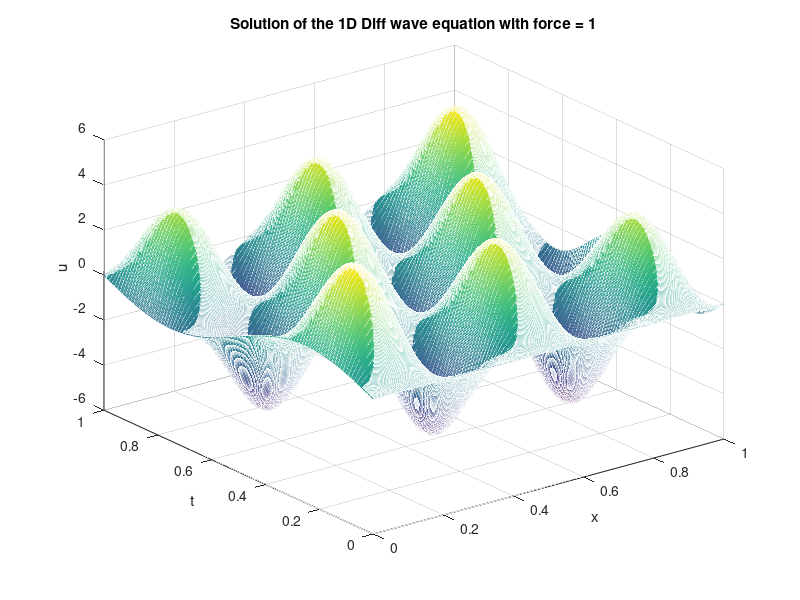
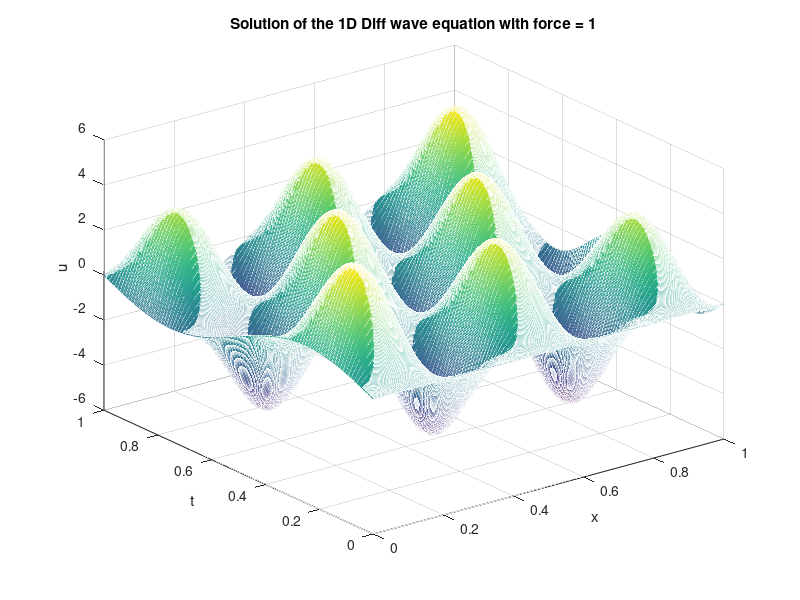
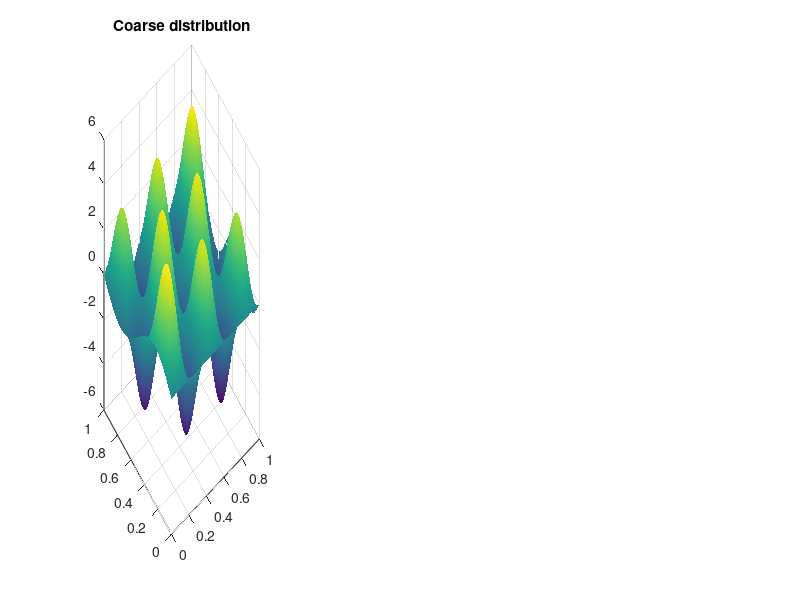

Reproduce these figures in MATLAB, in order. (Note: this script raises an error after producing the figures.)
clear; close all; clc;

%% Global parameters
E = 1;
S = 1;
if_force = 1;
alpha = 5;

%% Grid definition

L = 1.0; % length of the domain
T = 1.0; % final time
nx = 1000; % number of grid points
nt = 100; % number of time steps

lx0 = 0.0; % left boundary
lt0 = 0.0; % initial time
xf  = linspace(0,T,nx);    % fine discretisation
xc  = linspace(0,T,nx/10); % coarse discretisation
tf  = linspace(0,T,nt);     % fine discretisation
tc  = linspace(0,T,nt/10);

dx = L/(nx-1); % grid spacing
dt = T/(nt-1); % time step

Ix = sparse(nx, nx);
It = sparse(nt, nt);

%%%%%%%%%%%%%%%%%%%%%%%%%%%%%%%%%%%%%%%%%%%%%%%%%%%%%%%%%%%%%%
%% Time steps
lx = lx0:dx:L; % grid points
lt = lt0:dt:T; % time points

%% Matrix initialization
f = sparse(nx, nt); % force matrix 
K = sparse(nx, nx); % stiffness matrix
u = sparse(nx, nt); % solution matrix

%% discrete initial condition
ud0d = sin(2*pi*lt)/T; % initial condition
udLd = -sin(4*pi*lt)/T; % boundary condition

%% discrete force
if if_force==1
    f = (1e3 * (sin(3*pi*lt)/T)' * (sin(5*pi*lx)/L))';
    [mesh_x_f,mesh_t_f] = meshgrid(tf,xf);
    [mesh_x_g,mesh_t_g] = meshgrid(tc,xc);
    %fg = 10*rand(nt/10,nx/10);
    %f = interp2(mesh_x_g,mesh_t_g,fg,mesh_x_f,mesh_t_f,'spline');
end
%%%%%%%%%%%%%%%%%%%%%%%%%%%%%%%%%%%%%%%%%%%%%%%%%%%%%%%%%%%%%%

%% Constructing the Identities for Assembly

mx = dx/6*[2 1; 1 2];
mt = dt/6*[2 1; 1 2];

for i = 1:nx-1
    Ix(i:i+1, i:i+1) = Ix(i:i+1, i:i+1) + mx;
end
for i = 1:nt-1
    It(i:i+1, i:i+1) = It(i:i+1, i:i+1) + mt;
end

%%%%%%%%%%%%%%%%%%%%%%%%%%%%%%%%%%%%%%%%%%%%%%%%%%%%%%%%%%%%%%
%% Assembly of F, K and P

M = alpha*Ix;

F = Ix * f;
ke = 1/dx*[1 -1; -1 1];

for i = 1:nx-1
    K(i:i+1, i:i+1) = K(i:i+1, i:i+1) + ke;
end

P = K + M/dt;
%%%%%%%%%%%%%%%%%%%%%%%%%%%%%%%%%%%%%%%%%%%%%%%%%%%%%%%%%%%%%%
%% Refactoring the solution matrix
u(1, :) = ud0d;
u(end, :) = udLd;
dof_b = [1, nx];
dof_u = setdiff(1:nx, dof_b);
Puu = P(dof_u, dof_u);
Pub = P(dof_u, dof_b);
Pbu = P(dof_b, dof_u);
Pbb = P(dof_b, dof_b);
Muu = M(dof_u, dof_u);


Fu = F(dof_u, :);
for i=2:nt
    u(dof_u, i) = Puu\(Fu(:, i) + Muu *u(dof_u, i-1)/dt - Pub*u(dof_b, i));
end


figure
[lx_mesh, lt_mesh] = meshgrid(lx, lt);
mesh(lx_mesh, lt_mesh, u');
xlabel('x')
ylabel('t')
zlabel('u')
title(['Solution of the 1D Diff wave equation with force = ', num2str(if_force)]);
saveas(gcf, strcat('../Final Report/assets/TP2_ref_Dif_solution_', num2str(if_force), '.png'));
saveas(gcf, strcat('assets/TP2_ref_Dif_solution_', num2str(if_force), '.png'));

%%%%%%%%%%%%%%%%%%%%%%%%%%%%%%%%%%%%%%%%%%%%%%%%%%%%%%%%%%%%%%
% Plot collectively
figure(2)
subplot(1,3,1)
surf(lx_mesh,lt_mesh,u')
title("Coarse distribution")
shading interp

% Plot individual modes
figure(3)


%%%%%%%%%%%%%%%%%%%%%%%%%%%%%%%%%%%%%%%%%%%%%%%%%%%%%%%%%%%%%%
%% Reduction of the model PGD
[ucldot, D] = derivative(nt, u, It);
ucl = (1-lx/L)'*ud0d + (lx/L)'*udLd;
G = F - K*ucl - M*ucldot;

% Do SVD
[X,S,V] = svd(full(u));
U_SVD = zeros(nt,nx);


lambda = lt;
iter = 0;
W = zeros(nx, nt) + ucl;
nb_modes = 9;
error = zeros(1, nb_modes);
error_svd = zeros(1, nb_modes);
for i = 1:nb_modes
    er = 1;
    while er > 1e-3
        old_lambda = lambda;
        iter = iter + 1;
        intlambda = lambda * It * lambda';
        H = intlambda * K + (lambda*It*(D*lambda'))*Ix;
        J = lambda * It * G';
        Huu = H(dof_u, dof_u);
        Ju = J(dof_u);
        Lambda = zeros(nx, 1);
        Lambda(dof_u) = (Huu\Ju');
        Lambda = Lambda./ sqrt(Lambda'*K*Lambda);
        h = (Lambda' * G)';
        m = (Lambda' * Ix * Lambda);
        lambda(2:end) = (m*D(2:end, 2:end) + eye(size(D(2:end, 2:end))))\h(2:end);
        er = ((lambda - old_lambda)*It*(lambda - old_lambda)')/ intlambda;
    end
    G = G - K*Lambda*lambda;
    W = W + Lambda * lambda;
    
    % Do SVD
    U_SVD = X(:,1:i)*S(1:i,1:i)*V(:,1:i)';
    num_svd = zeros(nx, 1);

    num = zeros(nx, 1);
    den = zeros(nx, 1);
    for j=1:nx
        num(j) = (u(j, :) - W(j, :))*It*(u(j, :) - W(j, :))';
        den(j) = (u(j, :))*It*(u(j, :))';
        %SVD num
        num_svd(j) = (u(j, :) - U_SVD(j, :))*It*(u(j, :) - U_SVD(j, :))';
    end
    num = num'*Ix*num;
    den = den'*Ix*den;
    error(i) = num/den;
    %SVD error
    num_svd = num_svd'*Ix*num_svd;
    error_svd(i) = num_svd/den;
    figure(2)
    subplot(1,3,2)
    mesh(lx_mesh,lt_mesh,W');
    xlabel('x')
    ylabel('y')
    zlabel('U PGD')
    shading interp
    Title = ["Approximation with "+ i " mode(s)"];
    title(Title)
    figure(2)
    subplot(1,3,3);
    semilogy(real(error), 'r');
    hold on
    semilogy(real(error_svd), 'b');
    legend('PGD', 'SVD')
    xlabel('modes');
    ylabel('error');
    Title2 = ["Error with "+ i " mode(s)"];
    title(Title2)    
    pause(0.5)
    figure(3)
    subplot(3,3,i)
    mesh(lx_mesh,lt_mesh,(Lambda * lambda)');
end

u_red = W;
figure(2)
fprintf('\nNumber of iterations: %d', iter);
fprintf('\n\nFinal error: %d', er);
saveas(gcf, strcat('../Final Report/assets/TP2_red_anim_solution_', num2str(if_force), '.png'));
saveas(gcf, strcat('assets/TP2_red_anim_solution_', num2str(if_force), '.png'));

% Plot the reduced modes
figure(3)
sgtitle('Modes of the reduced model')
saveas(gcf, strcat('assets/TP2_red_modes_', num2str(if_force), '.png'));
saveas(gcf, strcat('../Final Report/assets/TP2_red_modes_', num2str(if_force), '.png'));


%% Cost = no.modes * n_iter * cost
figure(4)
[lx_mesh, lt_mesh] = meshgrid(lx, lt);
mesh(lx_mesh, lt_mesh, u_red');
xlabel('x')
ylabel('t')
zlabel('u')
title(['Reduced Solution of the 1D wave equation with force = ', num2str(if_force)]);
saveas(gcf, strcat('../Final Report/assets/TP2_red_solution_', num2str(if_force), '.png'));
saveas(gcf, strcat('assets/TP2_red_solution_', num2str(if_force), '.png'));
